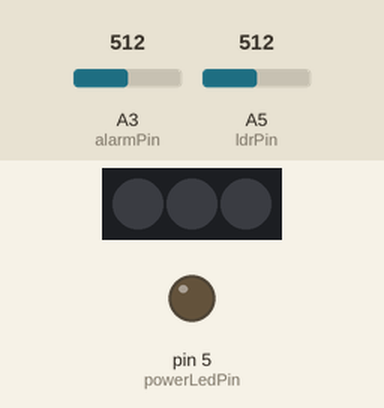
Simulated run of this sketch. Board: Arduino Uno, built with avr-gcc and run on an emulated ATmega328P. On the bench: 3 RGB LEDs in strip order, left to right, output pins drawn as LEDs (lit = HIGH). The test bench sets the inputs (shaded band); at power-on: A3 (alarmPin) = 512, A5 (ldrPin) = 512. Dim RGB values are drawn brighter than linear; random numbers use the default seed unless the sketch sets one; what the sketch prints to the serial monitor is not drawn.

Above: at 0.1 s.
At 7.06 s:
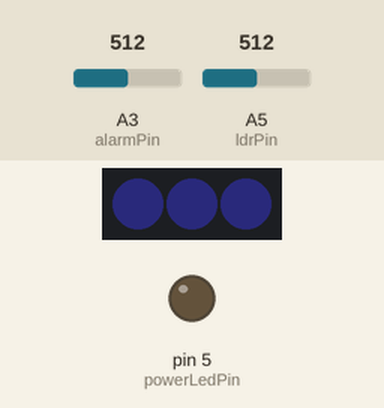
At 8.1 s:
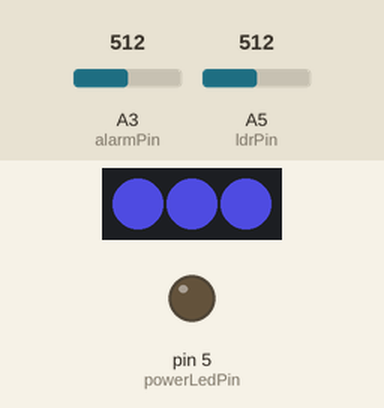
At 15.25 s:
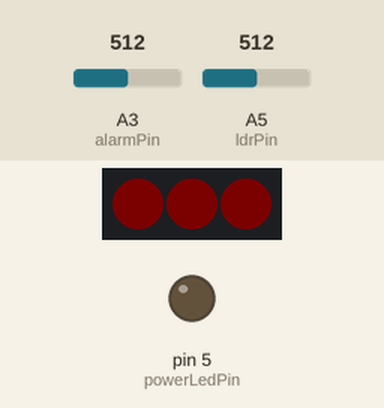
At 29.1 s:
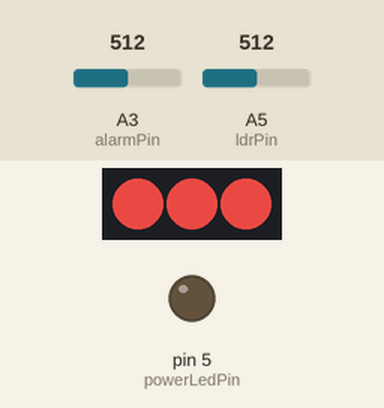
Timing chart, 0 to 40.0 s (numbered marks = the images above):
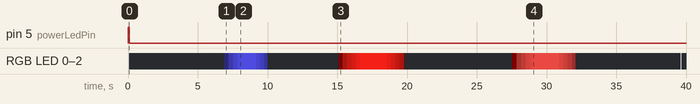

Measured:
- by itself, pin 5 (powerLedPin): LOW → HIGH at 0.03 s, → LOW 0.05 s later

The sketch:

Lily_MasterController.ino
```cpp
/*
  PIXI by Werccollective.com
 programming:
 Olav Huizer: olav@werccollective.com , http://werccollective.com
 David Koster: http://dingenbouwen.blogspot.nl
 Herman Koppingga: herman@kopinga.nl

 Updates on: https://github.com/Valoa/lily

 Hardware:
 - AVR Atmega328p @1MHz (internal oscillator)
 - nrf24l01 wireless modules
 - tp4056 lipo charger
 - apa102 leds
 - custom PCB

 Based on work by:
 - https://github.com/aaronds/arduino-nrf24l01
 - http://adafruit.com/ (DotStar library)
 - http://donalmorrissey.blogspot.nl/2010/04/sleeping-arduino-part-5-wake-up-via.html  (sleep code)
 -
 */


#include "Lily.h"
#include <SPI.h>
#include <Mirf.h>
#include <MirfHardwareSpiDriver.h>

#include <Adafruit_DotStar.h>
#include <avr/sleep.h> // For sleeping.
#include <avr/power.h> // For sleeping.
#include <avr/wdt.h> // For sleeping.


//Alarm stuff
int alarmPin = A3;    // select the input pin for the lipo alarm
int alarmValue = 0;  // variable to store the value coming from the alarmPin
int alarmTrigger = 0;
#define TRIGGERPOINT 50


// NRF buffer
#define PAYLOAD_SIZE 12
byte buffer[PAYLOAD_SIZE];

//buffer variables, 0 - 11:
byte packageType = 0;
byte hue = 0;
byte saturation = 0;
byte intensity = 0;
byte colorShift = 0;
byte fadeOut = 0;
int fadeInTime = 0;
int fadeOutTime = 0;
int ledTime = 0;
int delayBeforeTransmit = 0;

bool interruptingBit = 0;
bool powerLedBit = 0;
bool ledBit = 0;

int ignoreChance = 0;

//bit byte places
#define INTERRUPTING 0
#define POWERLED 1

// variables for color shift
byte red = 0;
byte green = 0;
byte blue = 0;


// Hardware configuration
const int ldrPin = A5; //
const int powerLedPin = 5; // pin5 is located underneath the atmega / used to be a piezzo buzzer.


// Sleep counter.
volatile int justSlept = 1;


// Timing variables.
unsigned long fadeStartTime = 0;
unsigned long receivedTime = 0;
unsigned long checkedLDRTime = 0;
unsigned long somethingActive = 0;
unsigned long sentTime = 0;
int transmitDelay = 0;

// Daylight detection averaging variables
const int numLdrReadings = 5;


// the readings from the analog input
int ldrReadings[] = {
  300, 300, 300, 300, 300 // sleep faster
};

int ldrIndex = 0;                  // the index of the current reading
int ldrTotal = 5 * 300; // the running total initialized to start awake.
int ldrAverage = 0;                // the average


// Local fade variables
float fadeIntensity;
float fadeStep;
unsigned long lastFade;
#define FADINGIN 0
#define FADINGOUT 1
#define FRAMERATEDELAY 25 //1000ms/40fps

byte ledIntensity;
byte sentReply = 0;
byte sentMessage = 0;
int forwardTime = 0;


#define TRANSMITPACKETTYPES 4 // amount of different sender packs
byte transmitPacketChances[8] = {127, 127, 127, 127, 127, 127, 127, 127};
byte packetTypeToSend = 0;


int minIdleTime = 5000;
int maxIdleTime = 10000;

bool coffeeBit = 0;

//Debug print stuff
#define PRINTCOLORSTUFF 0
#define PRINTFADESTUFF 0
#define PRINTMESSAGESTUFF 0
#define PRINTPOWERLED 0
#define PRINTLDRSTUFF 0
#define PRINTPACKETPICKSTUFF 0

//fadeState stuff
#define waitingForPackage 0
#define readyToFade 1
#define fadingIn 2
#define inPlateu 3
#define fadingOut 4

byte fadeState = waitingForPackage;


//packetType stuff
#define SHOWBATTERY 1
#define STARTFADE 2
#define SHOWALARM 3
#define STARTBATTERYFADE 4
#define CHANGECHANCES 5
#define CHANGEIDLETIMES 6
#define COFFEEPACKET 7
#define ALWAYSPOWERLED 8

void setup(void) {
  TCCR0B = (TCCR0B & 0b11111000) | 1;
  Serial.begin(9600);
  Serial.println("Lily started");
  config_NRF();

  pinMode(powerLedPin, OUTPUT);
  digitalWrite(powerLedPin, LOW);
  pinMode(ldrPin, INPUT);
  digitalWrite(alarmPin, 1);

  // Let the user know we are started by doing a led marquee.
  initStrip();
  startAnimation();
  randomSeed(analogRead(ldrPin)*analogRead(ldrPin)*analogRead(ldrPin));
}


void loop(void) {
  transmitIdleTimeChange();
  transmitChanceChange();
  if (actualMillis() - checkedLDRTime >= 1000) {
    checkedLDRTime = actualMillis();
    doSleepStuff();
  }

  if (transmitter()) {
    if (actualMillis() - somethingActive >= transmitDelay) {
      transmitDelay = random(minIdleTime, maxIdleTime);
      pickPackageTypeToSend();
      if (packetTypeToSend == 0)sendRandomFadePackage();
      if (packetTypeToSend == 1) sendBurstPackage();
      if (packetTypeToSend == 2) sendFastBlinkyWhite();
      if (packetTypeToSend == 3) sendSlowFullFade();
      //    if (packetTypeToSend == 4) sendRandomFadePackage();
      //    if (packetTypeToSend == 5) sendRandomFadePackage();
      //    if (packetTypeToSend == 6) sendRandomFadePackage();
      //    if (packetTypeToSend == 7) sendRandomFadePackage();
    }
  }

  if (Mirf.dataReady()) {
    getMessage();

    if (buffer[0] == SHOWBATTERY && buffer[1]) {
      buffer[1]--;
      Mirf.send((byte *)&buffer);
      while (Mirf.isSending());  //Forward right away
      batteryStatus();
      while (Mirf.dataReady()) getMessage();
    }
    if (buffer[0] == SHOWALARM && buffer[1]) {
      buffer[1]--;
      Mirf.send((byte *)&buffer);
      while (Mirf.isSending());  //Forward right away
      alarmStatus();
      while (Mirf.dataReady()) getMessage();
    }

    if (buffer[0] == STARTFADE) {
      if (random(0, 255) < buffer[11]); //Do nothing, discard packet
      else if (fadeState == waitingForPackage || bitRead(buffer[10], 0)) {
        decodeMessage();
        interruptingBit = 0;
        fadeState = readyToFade;
        receivedTime = actualMillis();
        fadeStartTime = actualMillis();
        sentMessage = 0;
      }
    }
    if (buffer[0] == CHANGECHANCES) {
      Serial.println("Changes changed!");
      for (int i = 0; i < 8; i++) {
        transmitPacketChances[i] = buffer[i + 1];
        Serial.print("Chance "); Serial.print(i); Serial.print(" = "); Serial.println(transmitPacketChances[i]);
      }
      startAnimation();
    }
    if (buffer[0] == CHANGEIDLETIMES) {
      Serial.println("Idle times changed!");
      minIdleTime = buffer[1] * 1000;
      maxIdleTime = buffer[2] * 1000;
      Serial.print("minIdleTime = "); Serial.println(minIdleTime);
      Serial.print("maxIdleTime = "); Serial.println(maxIdleTime);
      startAnimation();
    }
    if (buffer[0] == COFFEEPACKET) {
      Serial.println("Illy beans!");
      coffeeBit = buffer[1];
      Serial.print("Coffeestatus is now: "); Serial.println(coffeeBit);
      startAnimation();
    }
  }

  if (sentMessage == 0 && actualMillis() - receivedTime >= delayBeforeTransmit && intensity > fadeOut) {
    sendMessage();
    sentMessage = 1;
  }

  updateFade();
}


void transmitChanceChange() { // send changes to masters
  buffer[0] = CHANGECHANCES;
  buffer[1] = 0; //Chances in x/255 //random fade pack
  buffer[2] = 0;        //Burst pack
  buffer[3] = 255;        // fast blinky
  buffer[4] = 0;        // slow full fade
  buffer[5] = 0;        // chase1
  buffer[6] = 0;        // chase3
  buffer[7] = 0;        //feedback fade
  buffer[8] = 0;        // lake glider
  Mirf.send((byte *)&buffer);
  while (Mirf.isSending());
}


void transmitIdleTimeChange() {
  buffer[0] = CHANGEIDLETIMES;
  buffer[1] = 1;   //Idle time MIN in seconds
  buffer[2] = 1;  //Idle time MAX in seconds
  Mirf.send((byte *)&buffer);
  while (Mirf.isSending());
}


void giveOrTakeCoffee() {
  buffer[0] = COFFEEPACKET;
  buffer[1] = 0; //0 = noCoffee;
  Mirf.send((byte *)&buffer);
  while (Mirf.isSending());
}


void transmitBatteryPacket() {
  buffer[0] = SHOWBATTERY;
  buffer[1] = 10; //Forward max 20 times
  Mirf.send((byte *)&buffer);
  while (Mirf.isSending());
}

void transmitAlarmPacket() {
  buffer[0] = SHOWALARM;
  buffer[1] = 10; //Forward max 20 times
  Mirf.send((byte *)&buffer);
  while (Mirf.isSending());
}


void doSleepStuff() {
  while (dayLight() && !coffeeBit && actualMillis() >= 10000) {
    if (!justSlept) {
      Mirf.powerDown();
      sleepAnimation();
    }
    setupSleep();
    enterSleep();
  }
  if (justSlept) {
    stopSleep();
    Mirf.config();
    justSlept = 0;
    wakeAnimation();
  }
}


ISR(WDT_vect) {
  justSlept = 1; // Semi sleep time counter in seconds.
}


void pickPackageTypeToSend() {
  int chancesTotal = 0;
  packetTypeToSend = 255;
  for (int i = 0; i < TRANSMITPACKETTYPES; i++) {
    chancesTotal += transmitPacketChances[i];
    if (PRINTPACKETPICKSTUFF) {
      Serial.print("Chance ");
      Serial.print(i);
      Serial.print(" = ");
      Serial.println(transmitPacketChances[i]);
    }
  }

  if (PRINTPACKETPICKSTUFF) {
    Serial.print("Chancestotal = ");
    Serial.println(chancesTotal);
  }

  int packedTypeToSendPicker = random(0, chancesTotal);

  if (PRINTPACKETPICKSTUFF) {
    Serial.print("packedTypeToSendPicker = ");
    Serial.println(packedTypeToSendPicker);
  }
  for (int i = 0; i < TRANSMITPACKETTYPES; i++) {
    if (packedTypeToSendPicker < transmitPacketChances[i]) {
      packetTypeToSend = i;
      break;
    }
    else {
      chancesTotal -= transmitPacketChances[i];
      packedTypeToSendPicker -= transmitPacketChances[i];
    }
  }

  if (PRINTPACKETPICKSTUFF) {
    Serial.print("packetTypeToSend = ");
    Serial.println(packetTypeToSend);
  }
}


///////////////////////////////////////////packets///////////////////////////////////////////


void sendSlowFullFade() {
  //Packet settings
  packageType = STARTFADE;
  powerLedBit = 1;
  ledBit = 1;
  interruptingBit = 0;
  ignoreChance = 63; //package drop

  //Colour settings
  hue = 0;//random(0, 256);
  colorShift = 3;
  saturation = random(127, 255);

  //Repeat time settings
  intensity = 255;
  int timesToRepeat = 45;
  fadeOut = intensity / timesToRepeat;

  //Fade time settings
  int meanDif = 100;
  int mean = 1500;// fade time
  ledTime = mean + random(0, meanDif);
  fadeInTime = mean + random(0, meanDif);
  fadeOutTime = mean + random(0, meanDif);

  //Transmit time settings
  delayBeforeTransmit = (fadeInTime + ledTime + fadeOutTime) * 0 / 1023;//send pos

  fadeState = readyToFade;
  fadeStartTime = actualMillis();
  sentMessage = 0;
}


void sendRandomFadePackage() {
  //Packet settings
  packageType = STARTFADE;
  powerLedBit = 1;
  ledBit = 1;
  interruptingBit = 0;
  ignoreChance = 0;

  //Colour settings
  hue = 85;//random(0, 256);
  colorShift = 2;
  saturation = random(127, 255);

  //Repeat time settings
  intensity = 255;
  fadeOut = 25;

  //Fade time settings
  int meanMin = 100;
  int meanMax = 250;
  int meanDif = 100;
  int mean = random(meanMin, meanMax);
  ledTime = mean + random(0, meanDif);
  fadeInTime = mean + random(0, meanDif);
  fadeOutTime = mean + random(0, meanDif);

  //Transmit time settings
  delayBeforeTransmit = random(0, fadeInTime + ledTime);// + ledTime + fadeOutTime

  fadeState = readyToFade;
  fadeStartTime = actualMillis();
  sentMessage = 0;
}


void sendBurstPackage() {
  //Packet settings
  packageType = STARTFADE;
  powerLedBit = 1;
  ledBit = 1;
  interruptingBit = 0;
  ignoreChance = 0;

  //Colour settings
  hue = 170;//random(0, 256);
  colorShift = 2;
  saturation = random(127, 255);

  //Repeat time settings
  intensity = 250;
  fadeOut = 25;

  //Fade time settings
  int meanMin = 500;
  int meanMax = 1000;
  int meanDif = 500;
  int mean = random(meanMin, meanMax);
  ledTime = mean + random(0, meanDif);
  fadeInTime = mean + random(0, meanDif);
  fadeOutTime = mean + random(0, meanDif);

  //Transmit time settings
  delayBeforeTransmit = 0;// + ledTime + fadeOutTime

  fadeState = readyToFade;
  fadeStartTime = actualMillis();
  sentMessage = 0;
}


void sendFastBlinkyWhite() {
  //Packet settings
  packageType = STARTFADE;
  powerLedBit = 1;
  ledBit = 1;
  interruptingBit = 0;
  ignoreChance = 130; // package drop

  //Colour settings
  hue = 0;//random(0, 256);
  colorShift = 3;
  saturation = 0;

  //Repeat time settings
  intensity = 255;
  int timesToRepeat = 20;//repeat anount
  fadeOut = intensity / timesToRepeat;

  //Fade time settings
  ledTime = 50;//mean + random(0, meanDif);
  fadeInTime = 0;//mean + random(0, meanDif);
  fadeOutTime = 0;// mean + random(0, meanDif);

  //Transmit time settings
  delayBeforeTransmit = 50; //DO NOT MAKE THIS LOWER THAN THE FADE TIME. DISRUPTIVE FLOCKS WILL REVOLT.

  fadeState = readyToFade;
  fadeStartTime = actualMillis();
  sentMessage = 0;
}

///////////////////////////////////////////packet///////////////////////////////////////////


void sendMessage() {
  // Prepare buffer for transmit.
  buffer[0] = packageType;
  buffer[1] = hue;
  buffer[2] = saturation;   // Loses precision, no problem :)
  buffer[3] = intensity;
  buffer[4] = colorShift;  // Loses precision, no problem :)
  buffer[5] = fadeOut;
  buffer[6] = fadeInTime / 10;
  buffer[7] = fadeOutTime / 10;
  buffer[8] = ledTime / 10;
  buffer[9] = delayBeforeTransmit / 10;
  buffer[10] = 0;
  bitWrite(buffer[10], 0, interruptingBit);
  bitWrite(buffer[10], 1, powerLedBit);
  bitWrite(buffer[10], 2, ledBit);

  buffer[11] = ignoreChance;
  //Send message.
  Mirf.send((byte *)&buffer);
  while (Mirf.isSending());

  if (PRINTMESSAGESTUFF) Serial.println("Sent response.");
  if (PRINTMESSAGESTUFF) simplePrintBuffer();
  somethingActive = actualMillis();
}


void getMessage() {
  Mirf.getData(buffer);
  if (PRINTMESSAGESTUFF) Serial.println("Got payload");
  if (PRINTMESSAGESTUFF) simplePrintBuffer();
  somethingActive = actualMillis();
}


void decodeMessage() {  // Convert the buffer to usable variables.
  packageType = buffer[0];
  hue = buffer[1];
  saturation = buffer[2];
  intensity = buffer[3];
  colorShift = buffer[4];
  fadeOut = buffer[5];
  fadeInTime = buffer[6] * 10;
  fadeOutTime = buffer[7] * 10;
  ledTime = buffer[8] * 10;
  delayBeforeTransmit = buffer[9] * 10;
  interruptingBit = bitRead(buffer[10], 0);
  powerLedBit = bitRead(buffer[10], 1);
  ledBit = bitRead(buffer[10], 2);
  ignoreChance = buffer[11];
}


void startFadeIn() {
  // calculate intensitystep
  ledIntensity = intensity;
  setColor();
  fadeStep = (float)(ledIntensity * FRAMERATEDELAY) / (float)fadeInTime; //Not calculated right, but works because of constraints later.
  fadeIntensity = 0;
  fadeState = fadingIn;
  if (PRINTFADESTUFF) {
    Serial.print("fadeInTime: ");  Serial.println(fadeInTime);
    Serial.print("ledTime: ");     Serial.println(ledTime);
    Serial.print("fadeOutTime: "); Serial.println(fadeOutTime);
    Serial.println("Fading in");
  }
}


void startFadeOut() {
  // calculate intensitystep
  fadeStep = (float)(ledIntensity * FRAMERATEDELAY) / (float)fadeOutTime; //Not calculated right, but works because of constraints later.
  fadeIntensity = ledIntensity;
  fadeState = fadingOut;
  if (PRINTFADESTUFF) Serial.println("Fading out");
}


void updateFade() {
  if (actualMillis() - lastFade >= FRAMERATEDELAY) {
    lastFade = actualMillis();
    checkBatteryAlarm();
    if (fadeState != waitingForPackage) {
      somethingActive = actualMillis();
    }

    if (fadeState == readyToFade) {  //Just received a package, fading in now.
      startFadeIn();
    }

    if (fadeState == fadingIn) {
      fadeIntensity += fadeStep;
      if (PRINTFADESTUFF) Serial.println(fadeIntensity);
      if (fadeIntensity > ledIntensity) {
        fadeIntensity = ledIntensity;
        if (PRINTFADESTUFF) Serial.println("In plateu");
        fadeState = inPlateu;
      }
    }

    if (actualMillis() - fadeStartTime >= fadeInTime + ledTime && fadeState == inPlateu) { //Done with 'plateu' time. Starting fadeout
      startFadeOut();
    }

    if (fadeState == fadingOut) {
      fadeIntensity -= fadeStep;
      if (PRINTFADESTUFF) Serial.println(fadeIntensity);
      if (fadeIntensity < 0) {
        fadeIntensity = 0;
        fadeState = waitingForPackage;
        if (PRINTFADESTUFF) Serial.println("Done fading");
      }
    }

    if (powerLedBit) {
      if (!checkBatteryAlarm()) analogWrite(powerLedPin, fadeIntensity);
    }
    else {
      digitalWrite(powerLedPin, 0);
    }

    if (ledBit) { //normal fade
      makeColor(red * fadeIntensity / 255, green * fadeIntensity / 255, blue * fadeIntensity / 255);
    }
    else {
      makeColor(0, 0, 0);
    }
  }
}


void setColor() {
  hue = hue + colorShift;
  if (hue >= 256) hue -= 256;

  intensity = intensity - fadeOut;  // Fadeout between pixies.
  setHSBBytes(hue, saturation, intensity, red, green, blue);

  //  if (strobe)  {
  //    lastStrobe = actualMillis();
  //    if (actualMillis() - lastStrobe >= 30){
  //      intensity = 255-intensity;
  //    }
  //  }

  if (PRINTCOLORSTUFF) {
    Serial.print("red: ");         Serial.println(red);
    Serial.print("green: ");       Serial.println(green);
    Serial.print("bleu: ");        Serial.println(blue);
    Serial.print("hue: ");         Serial.println(hue);
    Serial.print("saturation: ");  Serial.println(saturation);
    Serial.print("intensity: ");   Serial.println(intensity);
  }
}


bool dayLight() {
  if (ledsAreOff()) {
    ldrTotal = ldrTotal - ldrReadings[ldrIndex];  // subtract the last reading:
    ldrReadings[ldrIndex] = analogRead(ldrPin);  // read from the sensor:
    ldrTotal = ldrTotal + ldrReadings[ldrIndex];  // add the reading to the total
    ldrIndex = ldrIndex + 1;  // advance to the next position in the array:
    if (ldrIndex >= numLdrReadings) {  // if we're at the end of the array...
      ldrIndex = 0;    // ...wrap around to the beginning:
    }
    int ldrLevel = ldrTotal / numLdrReadings;  // calculate the average:
    if (PRINTLDRSTUFF) Serial.println(ldrLevel);
    return (ldrLevel < 300);
  }
}


void simplePrintBuffer() {
  for (int i = 0; i < PAYLOAD_SIZE; i++)  {
    Serial.print(i);
    Serial.print(": ");
    Serial.println(buffer[i]);
  }
}


void config_NRF() {
  Mirf.cePin = 9;
  Mirf.csnPin = 10;

  Mirf.spi = &MirfHardwareSpi;
  Mirf.init();

  Mirf.setRADDR((byte *)"LILY0");
  Mirf.setTADDR((byte *)"LILY0");

  Mirf.payload = PAYLOAD_SIZE;
  Mirf.channel = 110;
  Mirf.config();
}


bool checkBatteryAlarm() {
  alarmValue = analogRead(alarmPin);  // read the value from the lipo alarmPIN
  if (alarmValue < 900 && alarmTrigger <= TRIGGERPOINT)  {
    alarmTrigger++;
  }

  if (PRINTPOWERLED) {
    Serial.print("alarmvalue: ");  Serial.println(alarmValue);
    Serial.print("alarmtrigger: "); Serial.print(alarmTrigger);
  }
  if (alarmTrigger >= TRIGGERPOINT) {
    digitalWrite(powerLedPin, 0);
    return 1;
  }
  else return 0;
}


void alarmStatus() {
  byte r, g, b;
  r = checkBatteryAlarm() * 255;
  g = 255 - checkBatteryAlarm() * 255;
  b = 0;
  for (int i = 0; i < 255; i += 5)  makeColor(r * i / 255, g * i / 255, b * i / 255);
  for (int i = 255; i > 0; i -= 5)  makeColor(r * i / 255, g * i / 255, b * i / 255);
  makeColor(0, 0, 0);
}


unsigned long actualMillis() {
  return millis() / 64;
}
```

Source omitted: Lily.cpp (6025 bytes), Lily.h (554 bytes)
